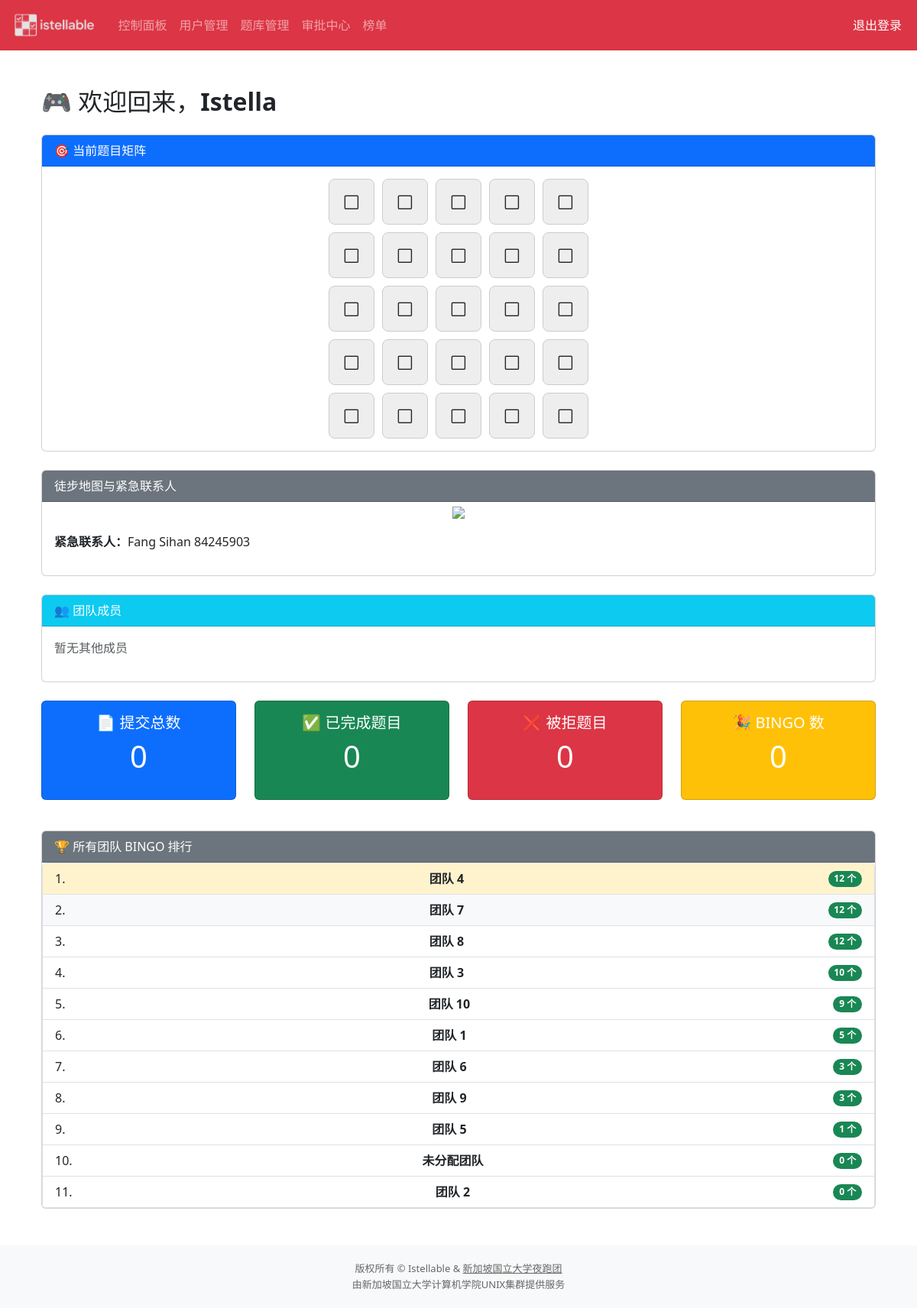
The app's page /player/dashboard (signed in) with its own data.
### app/models/user.py (models this page shows, shortened)
class User(UserMixin, db.Model):
    __tablename__ = 'users'
    id = db.Column(db.Integer, primary_key=True)
    username = db.Column(db.String(50), unique=True, nullable=False)
    password_hash = db.Column(db.String(255), nullable=False)
    is_admin = db.Column(db.Boolean, default=False)
    is_super_admin = db.Column(db.Boolean, default=False)
    created_at = db.Column(db.DateTime, server_default=db.func.now())
    team = db.relationship("UserTeam", back_populates="user", uselist=False)

### app/models/team.py (models this page shows)
class Team(db.Model):
    __tablename__ = 'teams'
    id = db.Column(db.Integer, primary_key=True)
    name = db.Column(db.String(50), unique=True, nullable=False)
    created_at = db.Column(db.DateTime, server_default=db.func.now())
    members = db.relationship("UserTeam", back_populates="team")

### app/routes/player.py (the view)
@player_bp.route("/dashboard")
@login_required
def player_dashboard():
    from app.models.user_team import UserTeam
    from app.models.user import User
    from app.models.review import Review
    config = BingoConfig.query.get(1)
    problems = Problem.query.all()
    problem_dict = {(p.row_index, p.col_index): p for p in problems}
    user_team = UserTeam.query.filter_by(user_id=current_user.id).first()
    team_id = user_team.team_id if user_team else 0
    teammates = UserTeam.query.filter_by(team_id=team_id).all()
    teammate_ids = [t.user_id for t in teammates] if teammates else []
    from app.utils.bingo import get_completed_problem_ids_by_team
    completed_ids = get_completed_problem_ids_by_team(team_id)
    submissions = Submission.query.filter(
        Submission.user_id.in_(teammate_ids)
    ).all()
    sub_map = {}
    for s in submissions:
        if s.problem_id not in sub_map or s.submitted_at > sub_map[s.problem_id][1]:
            sub_map[s.problem_id] = (s.status, s.submitted_at)
    sub_map = {pid: status for pid, (status, _) in sub_map.items()}
    teammate_users = db.session.query(User).filter(
        User.id.in_(teammate_ids),
        User.id != current_user.id
    ).all()
    reviewed_stats = {"total": 0, "passed": 0, "rejected": 0}
    reviews = Review.query.join(Submission, Review.submission_id == Submission.id).filter(
        Submission.user_id.in_(teammate_ids)
    ).all()
    for r in reviews:
        reviewed_stats["total"] += 1
        if r.result in ["approved", "approve"]:
            reviewed_stats["passed"] += 1
        elif r.result in ["rejected", "reject"]:
            reviewed_stats["rejected"] += 1
    team_stats = {
        "passed": reviewed_stats["passed"],
        "rejected": reviewed_stats["rejected"],
        "total": reviewed_stats["total"],
        "bingo": calc_bingo_for_team(team_id)
    }
    all_teams = Team.query.order_by(Team.id).all()
    all_bingo_counts = [(t.name, calc_bingo_for_team(t.id)) for t in all_teams]
    all_bingo_counts.sort(key=lambda x: x[1], reverse=True)
    return render_template("player/dashboard.html",
                           config=config,
                           problem_dict=problem_dict,
                           completed_ids=completed_ids,
                           sub_map=sub_map,
                           teammates=teammate_users,
                           team_stats=team_stats,
                           all_bingo_counts=all_bingo_counts)

### app/__init__.py (called while the page is built)
def create_app():
    app = Flask(
        __name__,
        static_folder=os.path.abspath(os.path.join(os.path.dirname(__file__), "..", "static")),
        static_url_path="/static"
    )
    app.config.from_object(Config)
    db.init_app(app)
    login_manager.init_app(app)
    migrate.init_app(app, db)
    from app.routes import auth_bp, admin_bp, player_bp
    app.register_blueprint(auth_bp)
    app.register_blueprint(admin_bp, url_prefix="/admin")
    app.register_blueprint(player_bp, url_prefix="/player")
    @app.context_processor
    def inject_user_role():
        return {
            "is_admin": current_user.is_authenticated and current_user.is_admin,
            "is_super_admin": current_user.is_authenticated and current_user.is_super_admin,
            "current_user": current_user
        }
    return app

### app/routes/auth.py (called while the page is built)
@login_manager.user_loader
def load_user(user_id):
    return User.query.get(int(user_id))

### app/utils/bingo.py (called while the page is built)
def get_completed_problem_ids_by_team(team_id):
    user_ids = db.session.query(UserTeam.user_id).filter_by(team_id=team_id).all()
    user_ids = [u[0] for u in user_ids]
    problem_ids = db.session.query(Submission.problem_id)\
        .filter(Submission.user_id.in_(user_ids), Submission.status == "archived")\
        .distinct().all()
    return {pid[0] for pid in problem_ids}

def calc_bingo_for_team(team_id):
    config = BingoConfig.query.get(1)
    if not config:
        return 0
    matrix_size = config.matrix_size
    completed_ids = get_completed_problem_ids_by_team(team_id)
    all_problems = Problem.query.all()
    matrix = [[None for _ in range(matrix_size)] for _ in range(matrix_size)]
    for p in all_problems:
        matrix[p.row_index][p.col_index] = p.id
    bingo = 0
    for i in range(matrix_size):
        if all(matrix[i][j] in completed_ids for j in range(matrix_size)):
            bingo += 1
    for j in range(matrix_size):
        if all(matrix[i][j] in completed_ids for i in range(matrix_size)):
            bingo += 1
    if all(matrix[i][i] in completed_ids for i in range(matrix_size)):
        bingo += 1
    if all(matrix[i][matrix_size - 1 - i] in completed_ids for i in range(matrix_size)):
        bingo += 1
    return bingo

### app/templates/player/dashboard.html
{% extends "layout.html" %}
{% block content %}
<div class="container py-4">
  <h2 class="mb-4">🎮 欢迎回来，<strong>{{ current_user.username }}</strong></h2>
  <div class="card mb-4">
    <div class="card-header bg-primary text-white">
      🎯 当前题目矩阵
    </div>
    <div class="card-body">
      <div class="matrix-grid" style="--matrix-size: {{ config.matrix_size }}">
        {% for i in range(config.matrix_size) %}
          {% for j in range(config.matrix_size) %}
            {% set p = problem_dict.get((i, j)) %}
            {% if p %}
              {% set color = "#eeeeee" %}
              {% set status_icon = "⬜" %}
              {% if p.id in completed_ids %}
                {% set color = "#d4edda" %}
                {% set status_icon = "✅" %}
              {% elif sub_map.get(p.id) == 'pending' %}
                {% set color = "#fff3cd" %}
                {% set status_icon = "⌛" %}
              {% elif sub_map.get(p.id) == 'rejected' %}
                {% set color = "#f8d7da" %}
                {% set status_icon = "❌" %}
              {% endif %}
              <a href="{{ url_for('player_bp.view_problem', pid=p.id) }}"
                 class="square-cell text-dark text-decoration-none fw-bold"
                 style="background-color: {{ color }};"
                 title="点击进入题目 ({{ i }}, {{ j }})">
                {{ status_icon }}
              </a>
            {% else %}
              <div class="square-cell bg-secondary text-white" title="尚未发布">×</div>
            {% endif %}
          {% endfor %}
        {% endfor %}
      </div>
    </div>
  </div>
  <div class="card mb-4">
    <div class="card-header bg-secondary text-white">徒步地图与紧急联系人</div>
    <center><img src="{{ url_for('static', filename='map.png') }}" width="80%"></center>
    <div class="card-body">
    <p><strong>紧急联系人：</strong>Fang Sihan 84245903</p>
  </div>
  </div>
  <div class="card mb-4">
    <div class="card-header bg-info text-white">👥 团队成员</div>
    <div class="card-body">
      {% if teammates %}
        {% for mate in teammates %}
          <span class="badge bg-primary me-1">{{ mate.username }}</span>
        {% endfor %}
      {% else %}
        <p class="text-muted">暂无其他成员</p>
      {% endif %}
    </div>
  </div>
<div class="row mb-4">
    <div class="col-md-3 mb-3">
      <div class="card text-white bg-primary h-100">
        <div class="card-body text-center">
          <h5 class="card-title">📄 提交总数</h5>
          <p class="display-6">{{ team_stats.total }}</p>
        </div>
      </div>
    </div>
    <div class="col-md-3 mb-3">
      <div class="card text-white bg-success h-100">
        <div class="card-body text-center">
          <h5 class="card-title">✅ 已完成题目</h5>
          <p class="display-6">{{ team_stats.passed }}</p>
        </div>
      </div>
    </div>
    <div class="col-md-3 mb-3">
      <div class="card text-white bg-danger h-100">
        <div class="card-body text-center">
          <h5 class="card-title">❌ 被拒题目</h5>
          <p class="display-6">{{ team_stats.rejected }}</p>
        </div>
      </div>
    </div>
    <div class="col-md-3 mb-3">
      <div class="card text-white bg-warning h-100">
        <div class="card-body text-center">
          <h5 class="card-title">🎉 BINGO 数</h5>
          <p class="display-6">{{ team_stats.bingo }}</p>
        </div>
      </div>
    </div>
  </div>
  <div class="card mb-4">
    <div class="card-header bg-secondary text-white">🏆 所有团队 BINGO 排行</div>
    <ol class="list-group list-group-numbered">
      {% for team_name, bingo in all_bingo_counts %}
        <li class="list-group-item d-flex justify-content-between align-items-center
            {% if loop.index == 1 %}bg-warning-subtle{% elif loop.index == 2 %}bg-light{% endif %}">
          <strong>{{ team_name }}</strong>
          <span class="badge bg-success rounded-pill">{{ bingo }} 个</span>
        </li>
      {% endfor %}
    </ol>
  </div>
</div>
{% endblock %}

### app/templates/layout.html (style rules this page uses)
html, body { height: 100%; margin: 0; }
body { display: flex; flex-direction: column; min-height: 100vh; }
.matrix-grid { display: grid; grid-template-columns: repeat(var(--matrix-size, 5), 1fr); gap: 10px; max-width: fit-content; margin: 0 auto; }
.square-cell { aspect-ratio: 1 / 1; width: 60px; border-radius: 8px; font-weight: bold; font-size: 14px; display: flex; justify-content: center; align-items: center; border: 1px solid #ccc; transition: transform 0.1s ease; text-align: center; }

### records on screen
User: username "Istella"
Team: name "团队 4", bingo "12"
Team: name "团队 7", bingo "12"
Team: name "团队 8", bingo "12"
Team: name "团队 3", bingo "10"
Team: name "团队 10", bingo "9"
Team: name "团队 1", bingo "5"
Team: name "团队 6", bingo "3"
Team: name "团队 9", bingo "3"
Team: name "团队 5", bingo "1"
Team: name "未分配团队", id "0"
Team: name "团队 2", bingo "0"

### other values on screen
{{ status_icon }} "⬜" "⬜" "⬜" "⬜" "⬜" "⬜" "⬜" "⬜" "⬜" "⬜" "⬜" "⬜" "⬜" "⬜" "⬜" "⬜" "⬜" "⬜" "⬜" "⬜" "⬜" "⬜" "⬜" "⬜" "⬜"
{{ team_stats.total }} "0"
{{ team_stats.passed }} "0"
{{ team_stats.rejected }} "0"
{{ team_stats.bingo }} "0"
